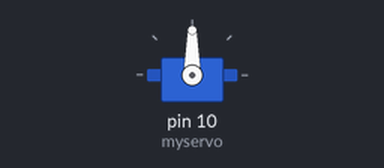
Bench run of a sketch on a simulated Arduino Uno, built with avr-gcc and run on an emulated ATmega328P. Shown: servo.

Above: at 0.17 s.
At 19.7 s:
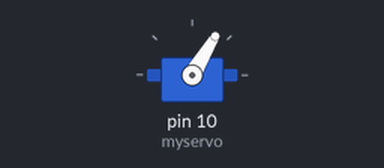
At 39.3 s:
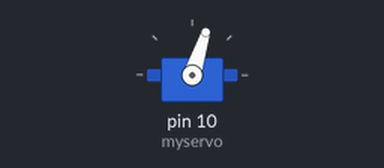
Timing chart, 0 to 40.0 s (numbered marks = the images above):
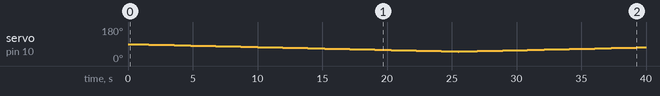

The sketch:

segment__switch_test.ino
```cpp
#include<Servo.h>
Servo myservo;

void setup() {
myservo.attach(10,1);
}

void loop () {
for (int i=0;i<180;i++)
{
  myservo.write(i,1);
  delay(500);
}
}
```

Measured:
- by itself, servo on pin 10 (myservo): 90° → 89° at 0.34 s, → 88° 0.64 s later, → 87° 0.64 s later, → 86° 0.64 s later, … (63 changes in this stretch)
